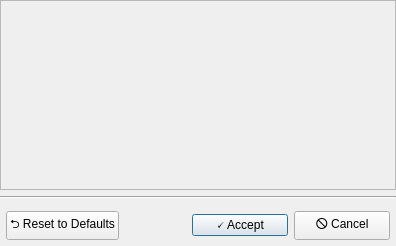
<?xml version="1.0" encoding="UTF-8"?>
<ui version="4.0">
 <class>MZMCosmeticPatchesDialog</class>
 <widget class="QDialog" name="BlankCosmeticPatchesDialog">
  <property name="geometry">
   <rect>
    <x>0</x>
    <y>0</y>
    <width>396</width>
    <height>246</height>
   </rect>
  </property>
  <property name="windowTitle">
   <string>MZM Game - Cosmetic Options</string>
  </property>
  <layout class="QVBoxLayout" name="verticalLayout_2">
   <property name="leftMargin">
    <number>0</number>
   </property>
   <property name="topMargin">
    <number>0</number>
   </property>
   <property name="rightMargin">
    <number>0</number>
   </property>
   <property name="bottomMargin">
    <number>0</number>
   </property>
   <item>
    <widget class="QScrollArea" name="scrollArea">
     <property name="widgetResizable">
      <bool>true</bool>
     </property>
     <widget class="QWidget" name="scroll_area_contents">
      <property name="geometry">
       <rect>
        <x>0</x>
        <y>0</y>
        <width>394</width>
        <height>198</height>
       </rect>
      </property>
      <layout class="QVBoxLayout" name="verticalLayout"/>
     </widget>
    </widget>
   </item>
   <item>
    <widget class="Line" name="line">
     <property name="orientation">
      <enum>Qt::Orientation::Horizontal</enum>
     </property>
    </widget>
   </item>
   <item>
    <layout class="QHBoxLayout" name="footer_layout">
     <property name="leftMargin">
      <number>6</number>
     </property>
     <property name="topMargin">
      <number>6</number>
     </property>
     <property name="rightMargin">
      <number>6</number>
     </property>
     <property name="bottomMargin">
      <number>6</number>
     </property>
     <item>
      <widget class="QPushButton" name="reset_button">
       <property name="text">
        <string notr="true">⮌ Reset to Defaults</string>
       </property>
      </widget>
     </item>
     <item>
      <spacer name="horizontalSpacer">
       <property name="orientation">
        <enum>Qt::Orientation::Horizontal</enum>
       </property>
       <property name="sizeHint" stdset="0">
        <size>
         <width>40</width>
         <height>20</height>
        </size>
       </property>
      </spacer>
     </item>
     <item>
      <widget class="QPushButton" name="accept_button">
       <property name="sizePolicy">
        <sizepolicy hsizetype="Minimum" vsizetype="Fixed">
         <horstretch>0</horstretch>
         <verstretch>0</verstretch>
        </sizepolicy>
       </property>
       <property name="minimumSize">
        <size>
         <width>96</width>
         <height>0</height>
        </size>
       </property>
       <property name="text">
        <string notr="true">🗸 Accept</string>
       </property>
       <property name="default">
        <bool>true</bool>
       </property>
      </widget>
     </item>
     <item>
      <widget class="QPushButton" name="cancel_button">
       <property name="sizePolicy">
        <sizepolicy hsizetype="Minimum" vsizetype="Fixed">
         <horstretch>0</horstretch>
         <verstretch>0</verstretch>
        </sizepolicy>
       </property>
       <property name="minimumSize">
        <size>
         <width>96</width>
         <height>0</height>
        </size>
       </property>
       <property name="text">
        <string notr="true">🛇 Cancel</string>
       </property>
      </widget>
     </item>
    </layout>
   </item>
  </layout>
 </widget>
 <layoutdefault spacing="6" margin="11"/>
 <resources/>
 <connections/>
</ui>
